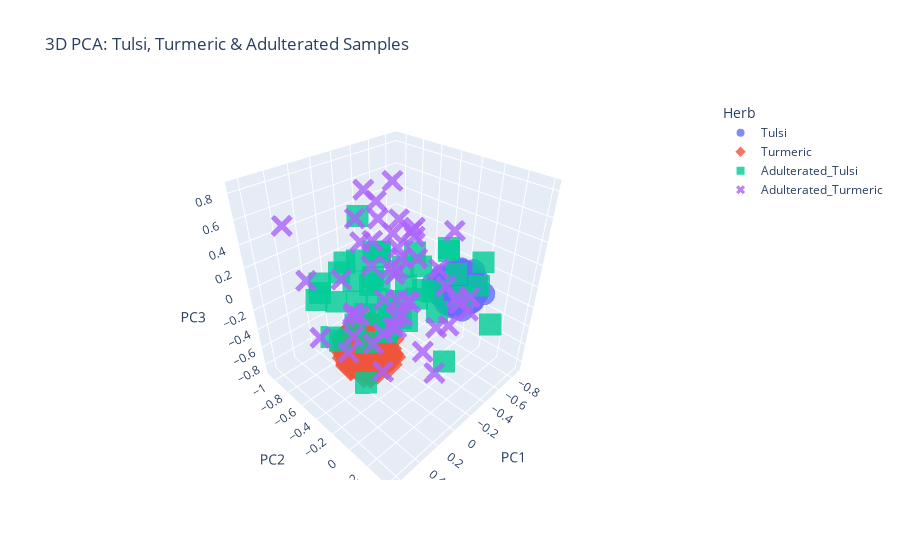

The cell this chart's notebook holds for it:
### Code cell
mask3d = (labels == "Tulsi") | (labels == "Turmeric") | (labels == "Adulterated_Tulsi") | (labels == "Adulterated_Turmeric")
X_sensor_all = sensor_df[mask3d]
y_sensor_all = labels[mask3d]

pca_3d = PCA(n_components=3)
X_pca_3d = pca_3d.fit_transform(X_sensor_all)

df_plot = pd.DataFrame(X_pca_3d, columns=["PC1","PC2","PC3"])
df_plot["Herb"] = y_sensor_all

fig = px.scatter_3d(df_plot, x="PC1", y="PC2", z="PC3", color="Herb",
                    title="3D PCA: Tulsi, Turmeric & Adulterated Samples",
                    symbol="Herb", opacity=0.8)
fig.show()

### Figure 1 — Plotly figure (JSON) as saved in the notebook; plotly's stock layout.template omitted (floating-point values rounded to 4 significant figures; data arrays with more than 128 entries replaced by an {"elided": "..."} marker saying what was removed)
{"data": [{"hovertemplate": "Herb=Tulsi<br>PC1=%{x}<br>PC2=%{y}<br>PC3=%{z}<extra></extra>", "legendgroup": "Tulsi", "marker": {"color": "#636efa", "opacity": 0.8, "symbol": "circle"}, "mode": "markers", "name": "Tulsi", "scene": "scene", "showlegend": true, "type": "scatter3d", "x": {"elided": "1000 float values"}, "y": {"elided": "1000 float values"}, "z": {"elided": "1000 float values"}}, {"hovertemplate": "Herb=Turmeric<br>PC1=%{x}<br>PC2=%{y}<br>PC3=%{z}<extra></extra>", "legendgroup": "Turmeric", "marker": {"color": "#EF553B", "opacity": 0.8, "symbol": "diamond"}, "mode": "markers", "name": "Turmeric", "scene": "scene", "showlegend": true, "type": "scatter3d", "x": {"elided": "1000 float values"}, "y": {"elided": "1000 float values"}, "z": {"elided": "1000 float values"}}, {"hovertemplate": "Herb=Adulterated_Tulsi<br>PC1=%{x}<br>PC2=%{y}<br>PC3=%{z}<extra></extra>", "legendgroup": "Adulterated_Tulsi", "marker": {"color": "#00cc96", "opacity": 0.8, "symbol": "square"}, "mode": "markers", "name": "Adulterated_Tulsi", "scene": "scene", "showlegend": true, "type": "scatter3d", "x": [0.2546, -0.3923, -0.03644, -0.1141, 0.481, 0.2422, -0.5833, -0.2531, 0.01663, -0.2062, -0.01725, -0.2934, 0.2721, 0.2388, 0.0884, 0.157, -0.0521, -0.002002, -0.2901, 0.133, -0.4302, -0.162, 0.1102, -0.1549, 0.5957, -0.255, -0.1766, 0.1814, 0.1865, 0.2384, -0.1052, 0.5201, 0.1893, -0.07899, -0.1527, -0.2648, -0.01409, -0.3031, 0.05049, -0.2343, 0.3402, -0.2565, 0.403, 0.2469, -0.0005985, -0.4534, -0.3933, 0.3226, -0.3278, -0.2024], "y": [-0.376, 0.3852, -0.6432, -0.5777, -0.1015, -0.1183, 0.1373, -0.5789, -0.4699, -0.3482, -0.3297, -0.2928, -0.6898, -0.1527, -0.1078, -0.7414, -0.04349, -0.3768, -0.5131, -0.6184, -0.1482, -0.4546, -0.1515, -0.5474, -0.3516, -0.6405, 0.1932, -0.3802, -0.2283, -0.8234, 0.2084, -0.2321, 0.07346, -0.1609, 0.4, -0.1688, -0.6514, 0.01826, -0.08585, -0.9509, -0.1662, 0.05826, -0.09217, -0.545, -0.2479, 0.07875, -0.3127, -0.7085, -0.7387, -0.02186], "z": [0.2308, -0.09835, 0.5463, 0.0008576, 0.1288, 0.3523, 0.2467, -0.6535, 0.03762, -0.348, -0.3767, 0.274, -0.4751, 0.1821, 0.1113, -0.1943, 0.09124, 0.3222, -0.4389, 0.2275, -0.2974, -0.2766, -0.1347, 0.2278, 0.2555, 0.1487, 0.3575, -0.855, 0.5078, -0.01348, -0.3969, -0.07064, 0.3821, -0.2012, 0.3731, -0.002016, 0.1675, 0.4353, 0.3877, -0.5071, 0.09943, 0.4481, -0.06945, 0.2231, -0.1627, -0.035, 0.09657, -0.006339, -0.6049, 0.08929]}, {"hovertemplate": "Herb=Adulterated_Turmeric<br>PC1=%{x}<br>PC2=%{y}<br>PC3=%{z}<extra></extra>", "legendgroup": "Adulterated_Turmeric", "marker": {"color": "#ab63fa", "opacity": 0.8, "symbol": "x"}, "mode": "markers", "name": "Adulterated_Turmeric", "scene": "scene", "showlegend": true, "type": "scatter3d", "x": [-0.1285, -0.3166, -0.1387, -0.2096, -0.2195, -0.1924, -0.5144, -0.4292, -0.5852, -0.4393, 0.3161, -0.1328, -0.2598, 0.0873, 0.0852, -0.1997, -0.07846, 0.3299, 0.0645, -0.4768, -0.1271, -0.2787, 0.05384, -0.2671, 0.1271, 0.4002, 0.1043, 0.0572, -0.8801, 0.1694, -0.04208, -0.1942, 0.01324, 0.09235, -0.2038, 0.03793, -0.4057, -0.288, 0.2825, 0.222, 0.04763, -0.3681, 0.01405, -0.1914, 0.1227, -0.2483, -0.2854, 0.4412, 0.3619, -0.3116], "y": [-0.2089, -0.6661, 0.08447, -0.8296, -0.6898, -0.3917, 0.1035, 0.06609, -0.07389, -0.6059, -0.3361, -0.3163, -0.2987, -0.2561, -0.6185, -0.5962, 0.01689, -0.7673, 0.001825, -0.9144, -0.2725, -0.2507, 0.2259, -0.763, -0.07269, -0.3055, 0.2882, -0.1314, -0.369, -0.1772, -0.5697, -0.3174, -0.8323, -0.5274, -0.4413, -0.1983, -0.3989, 0.2479, 0.06584, -0.2241, -0.1373, -1.075, -0.6983, 0.1075, 0.07711, -0.5113, -0.5212, -0.9149, -0.8178, 0.07004], "z": [-0.06029, -0.3829, -0.1566, 0.1812, 0.2452, -0.3554, -0.06034, -0.09333, -0.195, 0.3903, -0.2229, -0.1083, 0.4654, -0.2805, -0.3125, 0.4826, -0.4067, -0.4953, 0.1424, 0.4366, 0.3092, 0.2433, 0.5143, -0.04578, -0.09518, -0.3137, -0.3126, 0.519, 0.2081, -0.586, 0.7709, -0.3024, -0.08882, -0.2627, 0.8273, -0.2149, 0.3234, 0.01144, 0.5058, -0.288, 0.3402, 0.2568, -0.3695, 0.2047, 0.7717, 0.0483, 0.3533, 0.5387, 0.07379, -0.2481]}], "layout": {"legend": {"title": {"text": "Herb"}, "tracegroupgap": 0}, "scene": {"domain": {"x": [0, 1], "y": [0, 1]}, "xaxis": {"title": {"text": "PC1"}}, "yaxis": {"title": {"text": "PC2"}}, "zaxis": {"title": {"text": "PC3"}}}, "title": {"text": "3D PCA: Tulsi, Turmeric & Adulterated Samples"}}}
